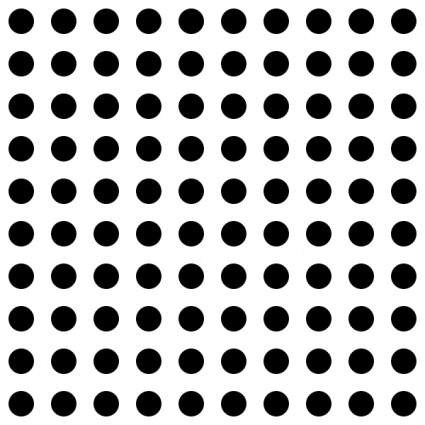
#> input picture computer vision/imagenes/puntos.jpg, 425 x 425 px
$ python deteccion_circulos.py
#> lines starting #> are read from the running program, lines starting #| are printed output that depends on the picture; after the words box and inside, x2 and y2 are one past the last pixel; in counts of white or black regions, pixels touching at a corner belong together
### computer vision/funciones_imagen.py
from pathlib import Path

import cv2
import matplotlib.pyplot as plt
from matplotlib.widgets import Button


DIRECTORIO_BASE = Path(__file__).parent


def cargar_imagen(ruta, modo=cv2.IMREAD_COLOR):
    """Carga una imagen y produce un error claro si no se puede leer."""
#> called with ruta = 'imagenes/puntos.jpg', modo = 1
    ruta = Path(ruta)
    if not ruta.is_absolute():
        ruta = DIRECTORIO_BASE / ruta

    imagen = cv2.imread(str(ruta), modo)
#> imagen is the input picture: shape (425, 425, 3); min 0, max 255, mean 183.1
    if imagen is None:
        raise FileNotFoundError(f"No se pudo cargar la imagen: {ruta}")
    return imagen


# [4 lines left out: function cargar_rgb, not called in this run]


def cargar_gris(ruta):
    """Carga una imagen directamente en escala de grises."""
    return cargar_imagen(ruta, cv2.IMREAD_GRAYSCALE)


# [7 lines left out: function display_img, not called in this run]


class VisorResultados:
    """Visor reutilizable para recorrer imágenes en una sola ventana."""

    def __init__(self, resultados, figsize=(10, 8)):
        if not resultados:
            raise ValueError("El visor necesita al menos un resultado.")

        self.resultados = resultados
        self.indice = 0

        self.figura, self.eje = plt.subplots(figsize=figsize)
        self.figura.subplots_adjust(bottom=0.16)

        eje_anterior = self.figura.add_axes((0.32, 0.04, 0.15, 0.06))
        eje_siguiente = self.figura.add_axes((0.53, 0.04, 0.15, 0.06))
        self.boton_anterior = Button(eje_anterior, "Anterior")
        self.boton_siguiente = Button(eje_siguiente, "Siguiente")

        self.boton_anterior.on_clicked(self.anterior)
        self.boton_siguiente.on_clicked(self.siguiente)
        self.figura.canvas.mpl_connect("key_press_event", self.usar_teclado)

        self.actualizar()

    def actualizar(self):
        titulo, imagen = self.resultados[self.indice][:2]
        if len(self.resultados[self.indice]) > 2:
            cmap = self.resultados[self.indice][2]
        else:
            cmap = "gray" if imagen.ndim == 2 else None

        self.eje.clear()
        self.eje.imshow(imagen, cmap=cmap)
        self.eje.set_title(f"{titulo} ({self.indice + 1}/{len(self.resultados)})")
        self.eje.axis("off")
        self.figura.canvas.draw_idle()

    def siguiente(self, _evento=None):
        self.indice = (self.indice + 1) % len(self.resultados)
        self.actualizar()

    def anterior(self, _evento=None):
        self.indice = (self.indice - 1) % len(self.resultados)
        self.actualizar()

    # [5 lines left out: function usar_teclado, not called in this run]

    def mostrar(self):
        plt.show()


def mostrar_resultados(resultados, figsize=(10, 8)):
    """Abre un visor navegable y devuelve su instancia."""
    visor = VisorResultados(resultados, figsize)
    visor.mostrar()
    return visor

### computer vision/deteccion_circulos.py
import sys
from pathlib import Path

import cv2
import numpy as np

# Permite importar el módulo compartido al ejecutar este archivo directamente.
directorio_principal = Path(__file__).resolve().parent.parent
if str(directorio_principal) not in sys.path:
    sys.path.insert(0, str(directorio_principal))

from funciones_imagen import cargar_gris, mostrar_resultados, cargar_imagen

puntos = cargar_imagen("imagenes/puntos.jpg")

found, esquinas = cv2.findCirclesGrid(puntos, (10, 10), cv2.CALIB_CB_SYMMETRIC_GRID)
#> found = True; esquinas = 100 rows, first 8: [20.77, 20.76], [63.24, 20.76], [105.8, 20.76], [148.2, 20.76], [190.8, 20.77], [233.2, 20.76], [275.8, 20.76], [318.2, 20.76]

cuadricula_puntos = puntos.copy()
if found:
    cv2.drawChessboardCorners(cuadricula_puntos, (10, 10), esquinas, found)
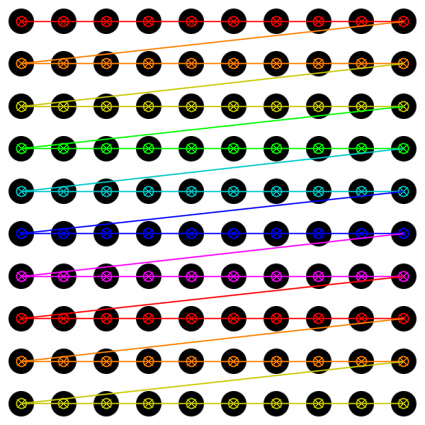
#> cuadricula_puntos: shape (425, 425, 3); 16.2% of pixels changed, all inside (x1, y1, x2, y2) = (15, 15, 410, 410)

resultados = [
    ("Tablero plano - Original"      , puntos),
    ("Tablero Plano - THRESH_BINARY" , cuadricula_puntos     ),


]

mostrar_resultados(resultados)
#> in __init__, `self.resultados = resultados`: self.resultados = 2 items
#> in actualizar, `titulo, imagen = self.resultados[self.indice][:2]`: titulo = 'Tablero plano - Original'
